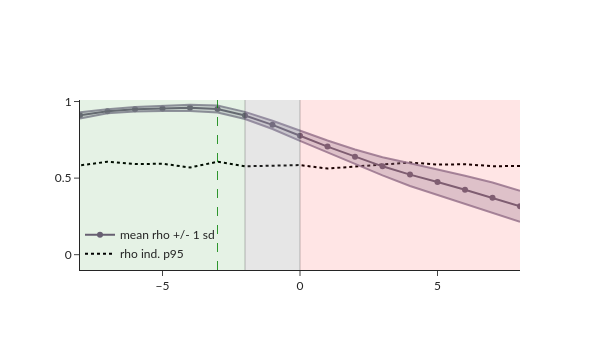

The notebook cell this image was saved under:
### Code cell
# Visualise ccm 
vis_synchrony(shift_results_ccm_CO2G, k, shifts, true_offset, False, legend_y_displacement = 0.01)

### Figure 1 — Plotly figure (JSON) as saved in the notebook; plotly's stock layout.template omitted (floating-point values rounded to 4 significant figures)
{"data": [{"line": {"color": "black", "dash": "dot"}, "mode": "lines", "name": "rho ind. p95", "type": "scatter", "x": [8, 7, 6, 5, 4, 3, 2, 1, 0, -1, -2, -3, -4, -5, -6, -7, -8], "y": [0.5789, 0.5779, 0.5905, 0.588, 0.6019, 0.5887, 0.5774, 0.5623, 0.585, 0.5801, 0.5771, 0.6066, 0.5693, 0.5939, 0.5915, 0.6069, 0.583]}, {"line": {"color": "rgba(103, 95, 114, 1.0)"}, "mode": "lines+markers", "name": "mean rho +/- 1 sd", "type": "scatter", "x": [8, 7, 6, 5, 4, 3, 2, 1, 0, -1, -2, -3, -4, -5, -6, -7, -8], "y": [0.3161, 0.3722, 0.4244, 0.4742, 0.5228, 0.5769, 0.6394, 0.7056, 0.7763, 0.8478, 0.9092, 0.951, 0.9591, 0.9552, 0.9498, 0.9369, 0.91]}, {"marker": {"color": "rgba(134, 122, 151, 0.8)"}, "mode": "lines", "name": "", "showlegend": false, "type": "scatter", "x": [8, 7, 6, 5, 4, 3, 2, 1, 0, -1, -2, -3, -4, -5, -6, -7, -8], "y": [0.4167, 0.4715, 0.5151, 0.5574, 0.5974, 0.6358, 0.687, 0.7452, 0.8093, 0.8747, 0.9326, 0.9733, 0.9794, 0.9728, 0.9646, 0.9502, 0.9303]}, {"fill": "tonexty", "fillcolor": "rgba(134, 122, 151, 0.3)", "marker": {"color": "rgba(134, 122, 151, 0.8)"}, "mode": "lines", "name": "", "showlegend": false, "type": "scatter", "x": [8, 7, 6, 5, 4, 3, 2, 1, 0, -1, -2, -3, -4, -5, -6, -7, -8], "y": [0.2155, 0.2728, 0.3336, 0.3909, 0.4482, 0.5181, 0.5917, 0.6661, 0.7434, 0.8209, 0.8858, 0.9287, 0.9388, 0.9376, 0.935, 0.9236, 0.8898]}], "layout": {"font": {"family": "Lato"}, "height": 350, "legend": {"bgcolor": "rgba(0,0,0,0)", "x": 0, "y": 0.01}, "shapes": [{"fillcolor": "green", "line": {"width": 0}, "opacity": 0.1, "type": "rect", "x0": -8, "x1": -2, "xref": "x", "y0": 0, "y1": 1, "yref": "y domain"}, {"fillcolor": "grey", "line": {"width": 0}, "opacity": 0.2, "type": "rect", "x0": -2, "x1": 0, "xref": "x", "y0": 0, "y1": 1, "yref": "y domain"}, {"fillcolor": "red", "line": {"width": 0}, "opacity": 0.1, "type": "rect", "x0": 0, "x1": 8, "xref": "x", "y0": 0, "y1": 1, "yref": "y domain"}, {"line": {"color": "black", "width": 0.5}, "opacity": 0.5, "type": "line", "x0": -2, "x1": -2, "xref": "x", "y0": 0, "y1": 1, "yref": "y domain"}, {"line": {"color": "black", "width": 0.5}, "opacity": 0.5, "type": "line", "x0": 0, "x1": 0, "xref": "x", "y0": 0, "y1": 1, "yref": "y domain"}, {"line": {"color": "green", "dash": "dash", "width": 1}, "opacity": 0.8, "type": "line", "x0": -3, "x1": -3, "xref": "x", "y0": 0, "y1": 1, "yref": "y domain"}], "title": {"text": ""}, "width": 600, "xaxis": {"range": [-8, 8], "title": {"text": ""}}, "yaxis": {"range": [-0.1, 1.01], "title": {"text": ""}}}}
